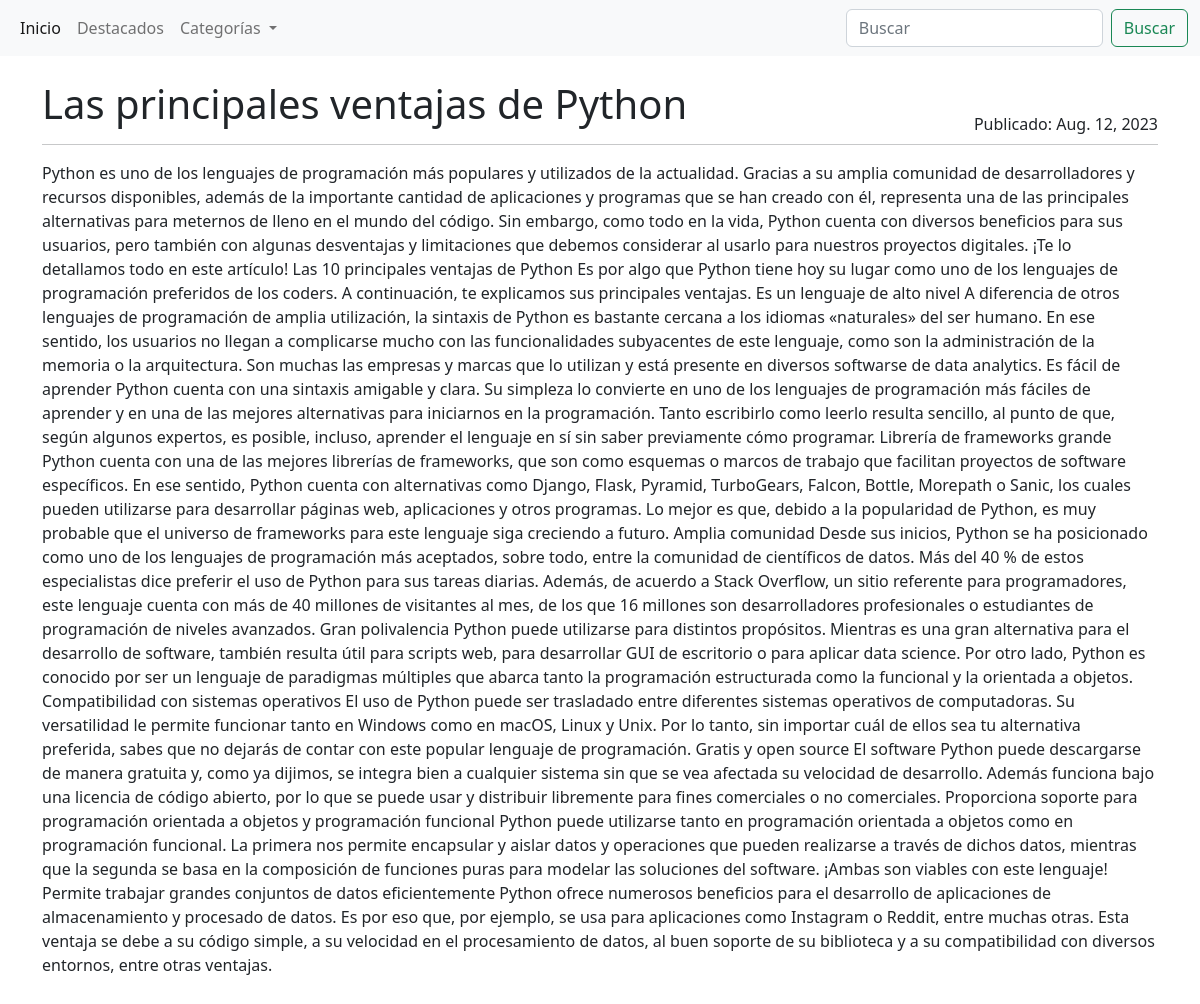
The page /post/principales-ventajas-de-python on the database its author committed.
### blogs/models.py (models this page shows, shortened)
class Post(models.Model):
    title = models.CharField(max_length=255)
    slug = models.SlugField(unique=True)
    overview = models.TextField()
    date_created = models.DateTimeField(auto_now_add=True)
    content = models.TextField()
    author = models.ForeignKey(settings.AUTH_USER_MODEL, on_delete=models.PROTECT)
    categories = models.ManyToManyField('Category')
    featured = models.BooleanField(default=False)
    image = models.ImageField(upload_to='post_images/', blank=True, null=True)
    class Meta:
        ordering = ["-date_created"]

### blogs/views.py (the view)
# urls.py: path('post/<slug:slug>', views.PostDetailView.as_view(), name='post'),
class PostDetailView(generic.DetailView):
    model = Post
    def get_context_data(self, **kwargs):
        context = super().get_context_data(**kwargs)
        context['categories'] = Category.objects.all()
        return context

### blogs/templates/blogs/post_detail.html (shortened to what this page needs)
{% extends 'base.html' %}
{% block content %}
<div class="container-xxl bd-gutter mt-3 my-md-4 bd-layout">
    <main class="container">
        <div class="row g-5">
            <div class="col-md-12">
                <div class="row">
                    <div class="d-flex justify-content-between">
                        <h1>{{ post.title }}</h1>
                        <div class="align-self-end">Publicado: {{ post.date_created.date }}</div>
                    </div>
                </div>
                <hr class="d-none d-md-block my-2 mb-3 mt-2">
                <p>{{ post.content }}</p>
            </div>
        </div>
    </main>
</div>
{% endblock content %}

### rows shown on the page
Post: title "Las principales ventajas de Python", date_created "Aug. 12, 2023", content "Python es uno de los lenguajes de programación más populares y utilizados de la actualidad. Gracias a su amplia comunidad de desarrolladores y recursos disponibles, además de la importante cantidad de aplicaciones y programas que se han creado con él, representa una de las principales alternativas para meternos de lleno en el mundo del código. Sin embargo, como todo en la vida, Python cuenta con diversos beneficios para sus usuarios, pero también con algunas desventajas y limitaciones que debemos considerar al usarlo para nuestros proyectos digitales. ¡Te lo detallamos todo en este artículo! Las 10 principales ventajas de Python Es por algo que Python tiene hoy su lugar como uno de los…"
